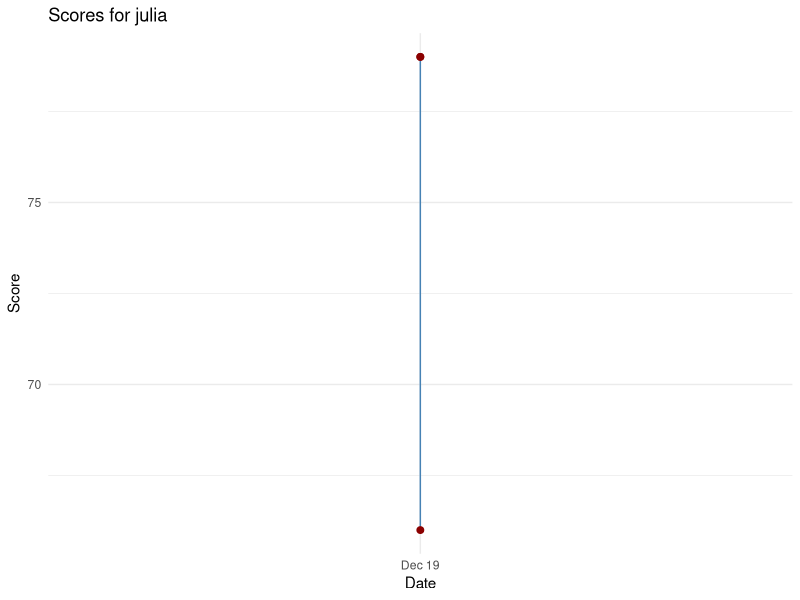

Write R code to recreate this figure.
## ---- chunk 1
#| include: false
library(tidyverse)

# Load dataset
scores <- read_csv(file.path("..", "data", "scores.csv"))
player_name <- "julia"
player_scores <- scores %>% filter(player == player_name) %>% arrange(date)
## ---- chunk 2
#| echo: false
tibble(
    Total_Sessions = nrow(player_scores),
    Average_Score = mean(player_scores$score),
    Highest_Score = max(player_scores$score),
    Lowest_Score = min(player_scores$score)
  )
## ---- chunk 3
#| echo: false

ggplot(player_scores, aes(x = date, y = score)) +
    geom_line(group = 1, color = "steelblue") +
    geom_point(color = "darkred", size = 2) +
    labs(title = paste("Scores for", player_name),
         x = "Date", y = "Score") +
    theme_minimal()
